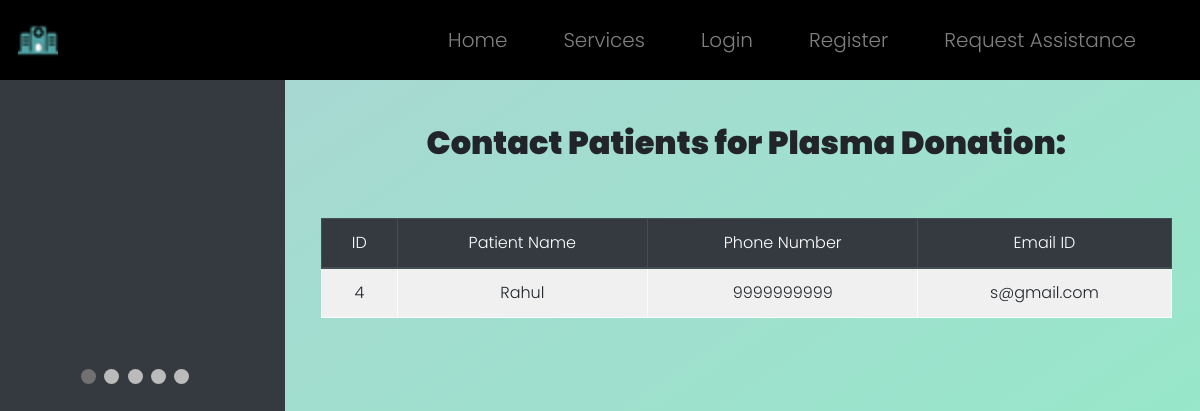
The app's page /donors, older data.
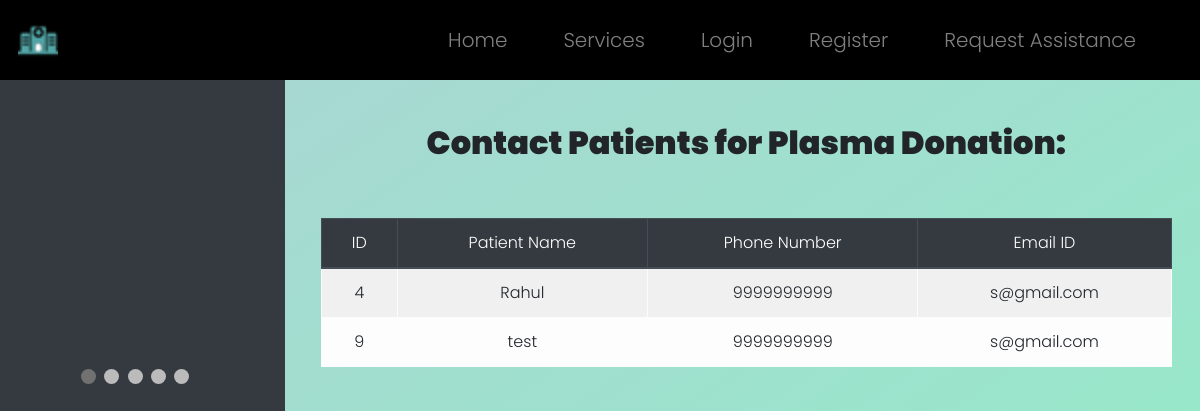
The same page, newer data.
### WebApp/models.py (models this page shows)
class Patient(models.Model):
    patient_id = models.AutoField(primary_key=True)
    name  = models.CharField(max_length=64)
    age = models.IntegerField()
    gender = models.CharField(max_length=64)
    address = models.TextField()
    phone = models.CharField(max_length=64)
    email = models.CharField(max_length=64)
    date = models.CharField(max_length=64)
    symptoms = models.TextField()
    health_det = models.TextField()
    emg_phone = models.CharField(max_length=64)
    bed = models.CharField(max_length=64)
    venti = models.CharField(max_length=64)
    status = models.CharField(max_length=64)
    condi = models.CharField(max_length=64)
    notes = models.TextField()

### WebApp/views.py (the view)
# urls.py: path("donors", views.donor, name="donor"),
def donor(request):
    donors=Patient.objects.all().filter(status="Recovered")
    return render (request, "WebApp/donor.html", {"donors": donors})

### WebApp/templates/WebApp/donor.html (shortened to what this page needs)
{% extends "WebApp/layout.html" %}
{% load static %}
{% block body %}
<div class="row">
	<div class="col-3 abtimg">
		<div class="slideshow-container">
            </div>
            <br>
            <div style="text-align:center">
              <span class="dot"></span>
              <span class="dot"></span>
              <span class="dot"></span>
              <span class="dot"></span>
              <span class="dot"></span>
            </div>
	</div>
	<div class="col-9 dash">
		<center>
			{% if donors == None %}
				<h2 style="font-weight: 900;">No Donors Found...</h2>
            {% else %}
            <br>
            <h2 style="font-weight: 900;">Contact Patients for Plasma Donation:</h2>
            <br><br>
			<table class="table table-striped table-light table-bordered" style="text-align: center;">
				<thead class="thead-dark">
					<tr>
						<th scope="col" id="rank" class=head>ID</th>
						<th scope="col" class=head>Patient Name</th>
                        <th scope="col" class=head>Phone Number</th>
                        <th scope="col" class=head>Email ID</th>
					</tr>
				</thead>
				<tbody>
					{% for donor in donors %}
						<tr>
							<th scope="row">{{ donor.patient_id }}</th>
                            <td>{{ donor.name }}</td>
                            <td>{{ donor.phone }}</td>
							<td>{{ donor.email }}</td>
						</tr>
					{% endfor %}
				</tbody>
			</table>
			{% endif %}
		</center>
	</div>
</div>
{% endblock %}

Row changes from the older to the newer data that the page shows:
added Patient: patient_id "9", name "test", phone "9999999999", email "s@gmail.com"
